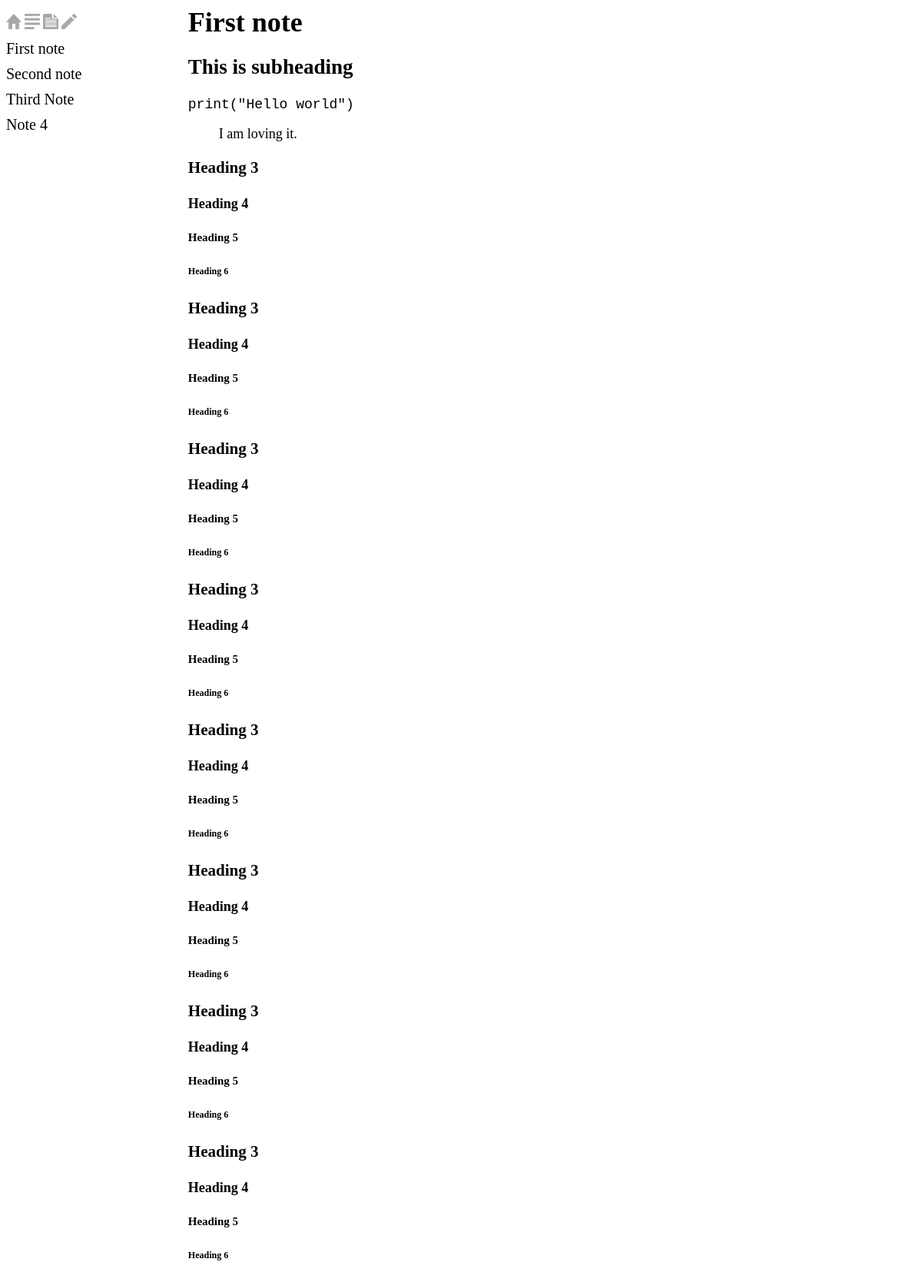
The app's page /1/, older data.
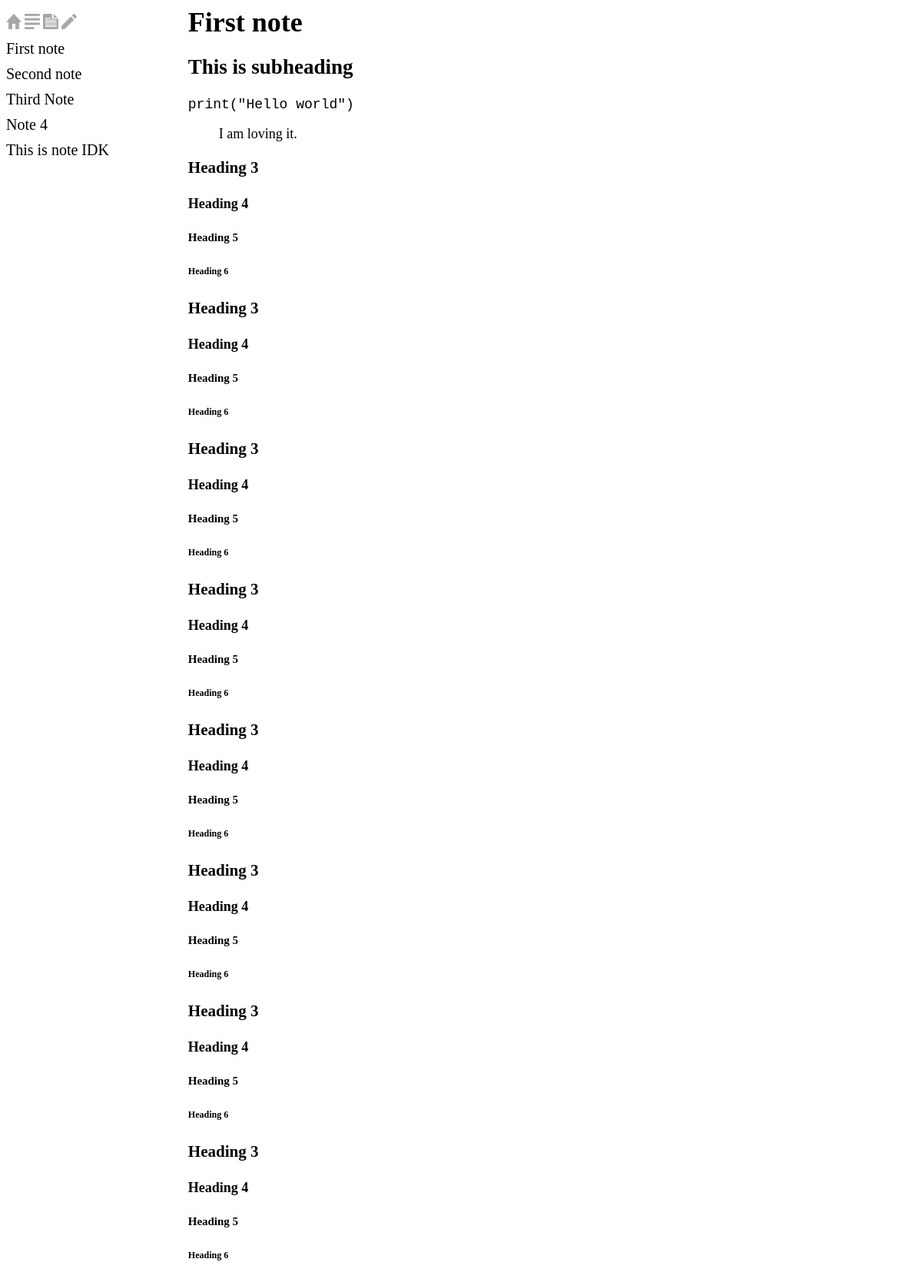
The same page, newer data.
### note/models.py (models this page shows)
class note(models.Model):
    title = models.CharField(max_length=100)
    content = models.TextField(blank=True)
    created_date = models.DateTimeField(timezone.now())
    modified_date = models.DateTimeField(auto_now_add=True)
    def __str__(self):
        return self.title

### note/views.py (the view)
# urls.py: path('<int:pk>/', views.NoteDetailView.as_view(), name='note-detail'),
class NoteDetailView(DetailView):
    model = note

### note/context_processors.py (called while the page is built)
def get_files(request):
    return {
        'files': note.objects.all()
    }

### note/templates/note/note_detail.html (shortened to what this page needs)
{% load static %} {% load markdown_deux_tags %}
<html lang="en">
  <head>
    <link
      rel="stylesheet"
      type="text/css"
      href="{% static 'note/note_detail_style.css' %}"
    />
  </head>
  <body>
    <div class="sidebar">
      <div class='sidebar-actions-provided'>
        <button>
          <a href="{% url 'note-home' %}">
            <img src="{% static 'note/homeLogo.png' %}" id='home'></img>
          </a>
        </button>
        <button onclick="btnOnClick()">
            <img src="{% static 'note/outline.png' %}" id='file'></img>
        </button>
        <button>
          <a href="{% url 'note-create' %}">
            <img src="{% static 'note/newFileLogo.png' %}" id='create'></img>
          </a>
        </button>
        <button>
          <a href="{% url 'note-edit' note.pk %}">
            <img src="{% static 'note/editLogo.png' %}" id='edit'></img>
          </a>
        </button>
      </div>
      <div class="sidebar-list-file">
        {% for file in files %}
        <div class='sidebar-link-container'><a href="{% url 'note-detail' file.pk %}" class='h1Link'>{{ file }}</a></div>
        {% endfor %}
      </div>
    </div>
    <div class="content">
      <div>
        <h1 style="display: inline;">{{ object.title }}</h1>
      </div>
      {{ object.content|markdown }}
    </div>
  </body>
</html>

Row changes from the older to the newer data that the page shows:
added note: title "This is note IDK"
